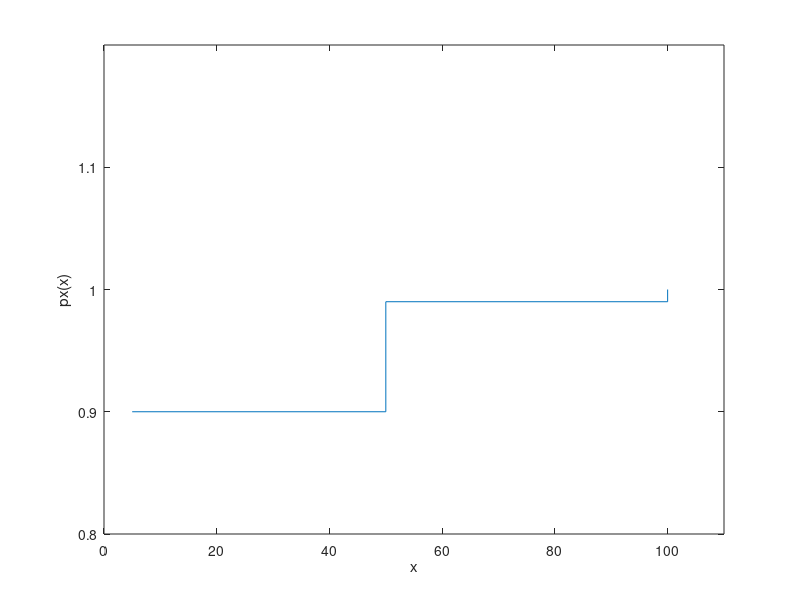

MATLAB code for this plot:
xi = [5,50,100];
p = [0.9,0.09,0.01];

%Função distribuição acumulada
p = cumsum(p);
stairs(xi,p), xlabel('x'), ylabel('px(x)');
axis([0 110 0.8 1.2]);